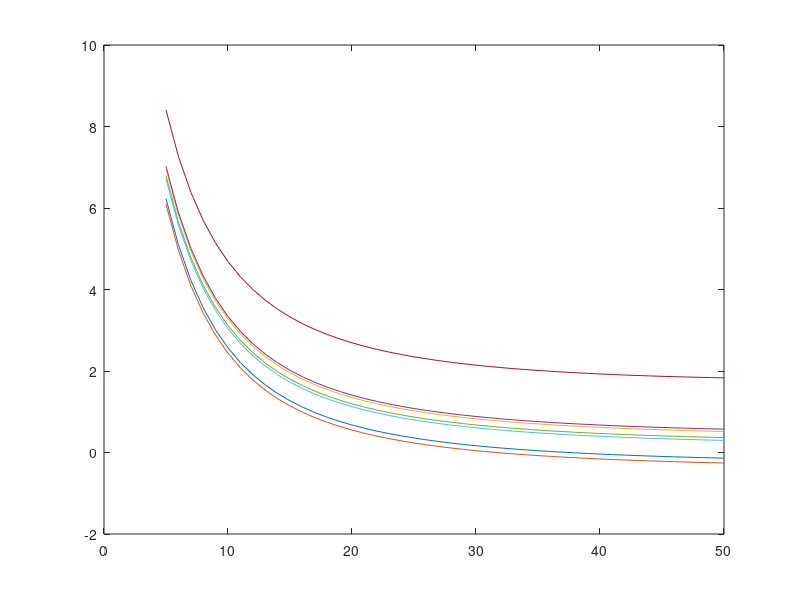

Source code (MATLAB): (Note: this script raises an error after producing the figure.)
clc
close all
clear

save_T = false;
%% reverb time and absorption of concert hall
% Mepfit Room  
% All tables are for the octave bands from 63 Hz to 4 kHz
f_oct = [63 125 250 500 1000 2000 4000];
c = 340;                                            % speed of sound

if save_T == false
    load T_max.mat;
end
%%

abs_occ = [0.6 0.62 0.72 0.78 0.81 0.84 0.85];        % absorption coeff seated
abs_empty = [0.5 0.58 0.68 0.74 0.77 0.78 0.80];      % absorption coeff empty
att_coeff = [0 0 0 0.001 0.002 0.004 0.0086];         % attanuation coeff

abs_absorber = [0.7 0.7	0.95 0.95 0.95 0.9 0.9];      % absorption coeff of absorber (example)
abs_absorber_low = [0.7 0.75 0.7 0.4 0.2 0.1 0.1];    % absorption coeff of low freq absorber
abs_wood = [0.18 0.15 0.11 0.10 0.07 0.06 0.07];
abs_glass = [0.25 0.18 0.06 0.04 0.05 0.02 0.02];
abs_brick = [0.03 0.03 0.03 0.03 0.04 0.05 0.07];
abs_stone = [0.01 0.01 0.01 0.015 0.02 0.02 0.02];

%%
% things you should adjust
V = 21727;                                          % Volume of concert hall
S_peraudiencemember = 0.5*0.55;                     % area per seat
S_absorber = 200;                                   % area of normal absorbers
S_absorber_low = 200;                               % area of low frequency absorbers
% end

S_audience = 2300 * S_peraudiencemember;            % area of whole audience
S_concerthall_wall = 5850;
S_window = 117.6;

A_concerthall_wall = abs_wood*S_concerthall_wall;
A_absorber = - S_absorber * log(1-abs_absorber);    % eq. absorption area of absorbers
A_absorber_low = - S_absorber_low * log(1-abs_absorber_low);
A_glass = abs_glass*S_window;
A_occ = - S_audience*log(1-abs_occ);                % eq. absorption area of audience
A_empty = - S_audience*log(1-abs_empty);            % eq. absorption area of seats

A_total_occ = A_concerthall_wall + A_absorber + A_absorber_low + A_glass + A_occ; 
A_total_empty = A_concerthall_wall + A_absorber + A_absorber_low + A_glass + A_empty; 

% reverb time when seated and empty
T_60_calc_occ = 24*log(10)*V./(c*(4*att_coeff*V + A_total_occ));
T_60_calc_empty = 24*log(10)*V./(c*(4*att_coeff*V + A_total_empty));

%% clarity
r = 5:1:50;       % distance

E_direct = zeros(1,length(r));
E_direct(:) = 100./r.^2;

E_early_empty = zeros(length(T_60_calc_empty), length(r));
E_late_empty = zeros(length(T_60_calc_empty), length(r));
C_80_empty = zeros(length(T_60_calc_empty), length(r));     % clarity when emtpy

E_early_occ = zeros(length(T_60_calc_occ), length(r));
E_late_occ = zeros(length(T_60_calc_occ), length(r));
C_80_occ = zeros(length(T_60_calc_occ), length(r));         % clarity when fully seated

for i = 1:length(T_60_calc_empty)

    E_early_empty(i,:) = (31200*T_60_calc_empty(i)/V)*exp(-0.04.*r./T_60_calc_empty(i))*(1-exp(-1.11/T_60_calc_empty(i)));
    E_late_empty(i,:) = (31200*T_60_calc_empty(i)/V)*exp(-0.04.*r./T_60_calc_empty(i))*exp(-1.11/T_60_calc_empty(i));
    C_80_empty(i,:) = 10*log10((E_direct+E_early_empty(i,:))./E_late_empty(i,:));

    E_early_occ(i,:) = (31200*T_60_calc_occ(i)/V)*exp(-0.04.*r./T_60_calc_occ(i))*(1-exp(-1.11/T_60_calc_occ(i)));
    E_late_occ(i,:) = (31200*T_60_calc_occ(i)/V)*exp(-0.04.*r./T_60_calc_occ(i))*exp(-1.11/T_60_calc_occ(i));
    C_80_occ(i,:) = 10*log10((E_direct+E_early_empty(i,:))./E_late_empty(i,:));
end

%% strength

A = 0.163*V./T_60_calc_occ;             % equivilant absorption area
Q = 1;                                  % directivity
delta = 6.91./T_60_calc_empty;          % decay
ref = Q/(4*pi*10^2);                    % reference
dir = Q./(4*pi*r.^2);                   % direct component

diff = zeros(length(A), length(r));     % diffuse component
G = zeros(length(A), length(r));

for i = 1:length(A)
    diff(i,:) = 4./A(i) * exp(-2*delta(i)*r./c);
    G(i,:) = 10*log10((dir + diff(i,:))./ref);  % Strength for all six octave bands
end

%% rehersal room

% things you should adjust 
S_absorber_rehersal = 70;
S_absorber_low_rehersal = 20; 

n_person = 1:50;                             % number of people in rehersal room
V_rehersal = 1190;                       % Volume of rehersal room
S_wall = 538;         % area of the walls, floor and ceiling in rehersal room
% end

A_absorber_rehersal = - S_absorber_rehersal * log(1-abs_absorber);
A_absorber_rehersal_low = - S_absorber_low_rehersal * log(1-abs_absorber_low);
A_person = [0.02 0.05 0.16 0.25 0.58 0.86 1.03]; % eq. absorption area per person
A_wall = S_wall*abs_wood;                   % eq. absorption area of walls


% reverberation time of rehersal room
T_60_rehersal = zeros(length(n_person), length(A_wall));
for i = n_person
    T_60_rehersal(i,:) = 0.163*V_rehersal./(n_person(i)*A_person + A_wall + A_absorber_rehersal_low + A_absorber_rehersal);
end

%% lobby

V_lobby1 = 6275;
S_ceiling_L1 = 880;
S_walls_L1 = 780;
S_floor_L1 = 1255;
S_window_L1 = 125;
S_absorber_L1 = 50;
S_absorber_low_L1 = 250;

V_lobby2 = 4500;
S_ceiling_L2 = 1090;
S_walls_L2 = 680;
S_floor_L2 = 900;
S_window_L2 = 125;
S_absorber_L2 = 50;
S_absorber_low_L2 = 150;


A_ceiling_L1 = S_ceiling_L1*abs_wood;
A_walls_L1 = S_walls_L1*abs_brick;
A_floor_L1 = S_floor_L1*abs_stone;
A_window_L1 = S_window_L1*abs_glass;
A_absorber_L1 = - S_absorber_L1 * log(1-abs_absorber);
A_absorber_low_L1 = - S_absorber_low_L1 * log(1-abs_absorber);
A_total_L1 = A_ceiling_L1 + A_walls_L1 + A_floor_L1 + A_window_L1 + A_absorber_L1 + A_absorber_low_L1;

A_ceiling_L2 = S_ceiling_L2*abs_wood;
A_walls_L2 = S_walls_L2*abs_brick;
A_floor_L2 = S_floor_L2*abs_stone;
A_window_L2 = S_window_L2*abs_glass;
A_absorber_L2 = - S_absorber_L2 * log(1-abs_absorber);
A_absorber_low_L2 = - S_absorber_low_L2 * log(1-abs_absorber);
A_total_L2 = A_ceiling_L2 + A_walls_L2 + A_floor_L2 + A_window_L2 + A_absorber_L2 + A_absorber_low_L2;

T_60_Lobby1 = 24*log(10)*V_lobby1./(c*(4*att_coeff*V_lobby1 + A_total_L1));
T_60_Lobby2 = 24*log(10)*V_lobby2./(c*(4*att_coeff*V_lobby2 + A_total_L2));

%% MEPFIT
V_mepfit = 2.7*25*5 + 11*23*5 + 28*16*5;
S_mepfit = 2*(2.7*25 + 11*23 + 28*16) + 2*(25+23+28)*5;

A_mepfit = S_mepfit*abs_wood;
%% plots

% clarity
figure
plot(r, C_80_occ)
hold on
thickenall_big;
grid on
xlabel('Distance r in m')
ylabel('Clarity C_{80} in dB')
legend('63', '125','250','500','1k','2k','4k')
xlim([0 35])
ylim([0 10])

%%
% strength
figure
plot(r, G)
thickenall_big;
grid on 
legend('63', '125','250','500','1k','2k','4k')
xlabel('Distance r in m')
ylabel('Strength G in dB')
xlim([0 35])
ylim([-5 15])

%%
% lobby
figure
semilogx(f_oct, T_60_Lobby1)
hold on
grid on
semilogx(f_oct, T_60_Lobby2)
thickenall_big;
xticks(f_oct);
xticklabels({'63','125', '250', '500', '1k', '2k', '4k'})
xlim([0 5000])
ylim([0 3])
xlabel('f in Hz')
ylabel('T_{60} in s')
legend('Lobby1','Lobby2')

%%
if save_T
    T_max = [T_60_calc_empty; T_60_calc_occ];
    save('T_max.mat','T_max');
    return
end
%%
% T_60 in concert hall
fig_name = 'T_60_group7';
f = figure;
semilogx(f_oct, T_60_calc_empty,'--', color = '[0, 0.4470, 0.7410]')
hold on
semilogx(f_oct, T_60_calc_occ, color = '[0, 0.4470, 0.7410]')
semilogx(f_oct, T_max(1,:),'--', color = '[0.8500 0.3250 0.0980]')
semilogx(f_oct, T_max(2,:), color = '[0.8500 0.3250 0.0980]')
thickenall_big;
xticks(f_oct);
xticklabels({'63', '125', '250', '500', '1k', '2k', '4k'})
xlim([0 5000])
ylim([0 2.5])
xlabel('f in Hz')
ylabel('T_{60} in s')
%set(gcf, 'color', 'none');
%legend('empty','seated')
exportPlot(f,'Plots/', fig_name, true)
%%
% T_60 in rehersal room
figure
semilogx(f_oct, T_60_rehersal(1,:))
hold on
grid on
semilogx(f_oct, T_60_rehersal(25,:))
semilogx(f_oct, T_60_rehersal(50,:))
thickenall_big;
xticks(f_oct);
xticklabels({'63', '125', '250', '500', '1k', '2k', '4k'})
%xlim([0 5000])
ylim([0 3])
xlabel('f in Hz')
ylabel('T_{60} in s')
legend('1 Musician','25 Musicians', '50 Musicians')
